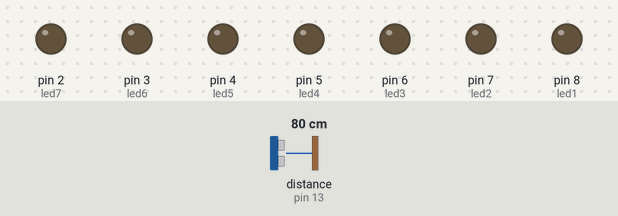
Recording of a sketch running on a simulated Arduino Uno, built with avr-gcc and run on an emulated ATmega328P. On the bench: output pins drawn as LEDs (lit = HIGH). Wiring (inferred from the names in the program): ultrasonic range finder: trigger pin 12; echo pin 13. Inputs (shaded band) come from the test bench; at power-on: distance to the obstacle (sensor on pin 13) 80 cm. The echo pulse lasts 58.3 µs per cm; pins used as bus, display or sensor lines are not drawn; what the sketch prints to the serial monitor is not drawn.

Above: at 1.2 s.
1.3 s: distance to the obstacle (sensor on pin 13) set to 53 cm
2.8 s: distance to the obstacle (sensor on pin 13) set to 46 cm
At 3.3 s:
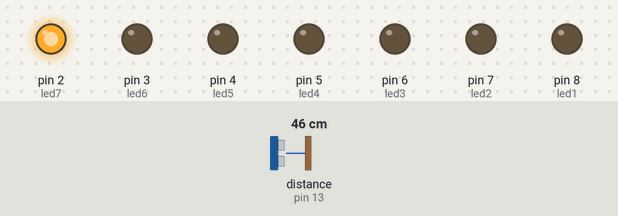
4.3 s: distance to the obstacle (sensor on pin 13) set to 39 cm
At 5.5 s:
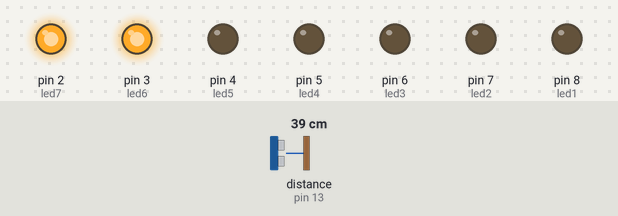
5.8 s: distance to the obstacle (sensor on pin 13) set to 31 cm
At 6.9 s:
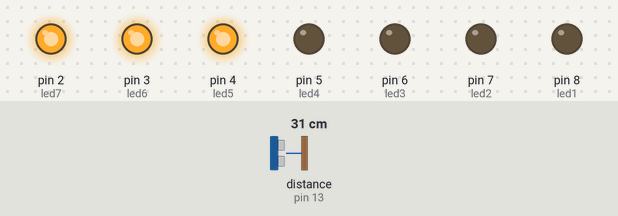
7.3 s: distance to the obstacle (sensor on pin 13) set to 2 cm
At 8.0 s:
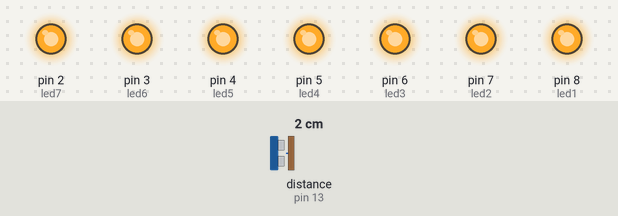
8.8 s: distance to the obstacle (sensor on pin 13) set to 35 cm
At 9.1 s:
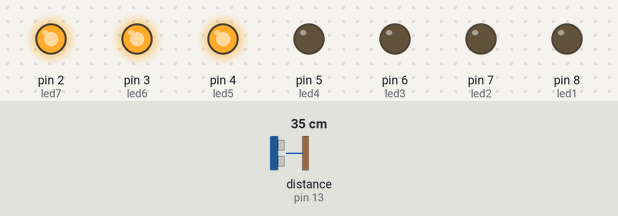
Timing chart, 0 to 11.3 s (numbered marks = the images above; inputs shaded):
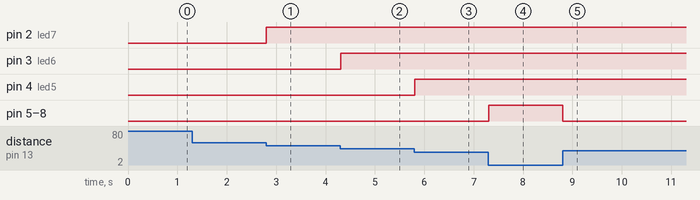

The sketch:

led_lights.ino
```cpp
#define trigpin 12
#define echopin 13

int led1 = 8;
int led2 = 7;
int led3 = 6;
int led4 = 5;
int led5 = 4;
int led6 = 3;
int led7 = 2;

int duration = 0;
int distance = 0;

void setup()
{
  pinMode(trigpin,OUTPUT);
  pinMode(echopin,INPUT);

  pinMode(led1,OUTPUT);
  pinMode(led2,OUTPUT);
  pinMode(led3,OUTPUT);
  pinMode(led4,OUTPUT);
  pinMode(led5,OUTPUT);
  pinMode(led6,OUTPUT);
  pinMode(led7,OUTPUT);
  Serial.begin(9600);
}
void loop()
{
  digitalWrite(trigpin,HIGH);
  delayMicroseconds(1000);
  digitalWrite(trigpin,LOW);

  duration = pulseIn(echopin,HIGH);
  distance  = (duration/2)/28.5;
  Serial.println(distance);

  if(distance <= 7)
  {
    digitalWrite(led1,HIGH);
  }
  else
  {
    digitalWrite(led1,LOW);
  }
  if(distance <= 14)
  {
    digitalWrite(led2,HIGH);
  }
  else
  {
    digitalWrite(led2,LOW);
  }
  if(distance <= 21)
  {
    digitalWrite(led3,HIGH);
  }
  else
  {
    digitalWrite(led3,LOW);
  }
  if(distance <= 28)
  {
    digitalWrite(led4,HIGH);
  }
  else
  {
    digitalWrite(led4,LOW);
  }
  if(distance <= 35)
  {
    digitalWrite(led5,HIGH);
  }
  else
  {
    digitalWrite(led5,LOW);
  }
  if(distance <= 42)
  {
    digitalWrite(led6,HIGH);
  }
  else
  {
    digitalWrite(led6,LOW);
  }
  if(distance <= 49)
  {
    digitalWrite(led7,HIGH);
  }
  else
  {
    digitalWrite(led7,LOW);
  }
}
```

Measured:
- the behaviour switches between 50 and 49 cm on distance to the obstacle (sensor on pin 13) (found by bisection; images 0 and 1)
- the behaviour switches between 43 and 42 cm on distance to the obstacle (sensor on pin 13) (found by bisection; images 1 and 2)
- the behaviour switches between 36 and 35 cm on distance to the obstacle (sensor on pin 13) (found by bisection; images 2 and 3)
- after the input at 2.8 s, pin 2 (led7): LOW → HIGH at once
- after the input at 4.3 s, pin 3 (led6): LOW → HIGH at once
- after the input at 5.8 s, pin 4 (led5): LOW → HIGH at once
- after the input at 7.3 s, pin 5 (led4), pin 6 (led3), pin 7 (led2), pin 8 (led1): LOW → HIGH at once
- after the input at 8.8 s, pin 5 (led4), pin 6 (led3), pin 7 (led2), pin 8 (led1): HIGH → LOW at once
